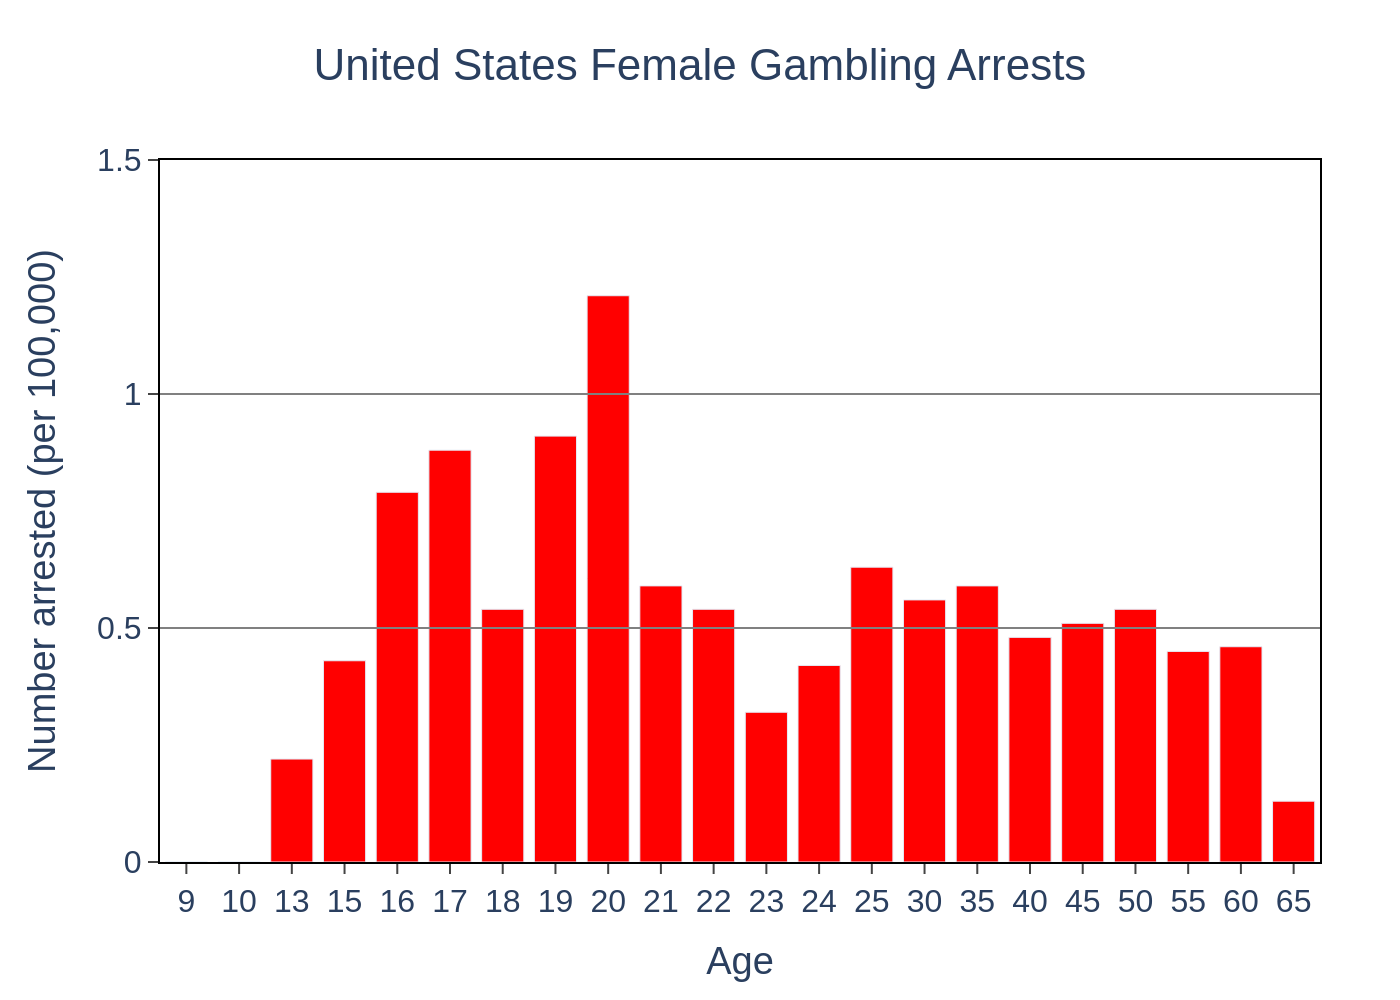

Reproduce this figure in Python.
import sys
import json
from pathlib import Path
import plotly.graph_objects as go

def main():
    if len(sys.argv) != 2:
        print(f"Usage: python {sys.argv[0]} <json_file_path>", file=sys.stderr)
        sys.exit(1)

    json_path = Path(sys.argv[1])
    if not json_path.is_file():
        print(f"Error: File not found at {json_path}", file=sys.stderr)
        sys.exit(1)

    with open(json_path, 'r', encoding='utf-8') as f:
        chart_info = json.load(f)

    data = chart_info['chart_data']
    texts = chart_info['texts']
    colors = chart_info['colors']

    categories = [d['category'] for d in data]
    values = [d['value'] for d in data]

    fig = go.Figure()

    fig.add_trace(go.Bar(
        x=categories,
        y=values,
        marker_color=colors[0],
        name=''
    ))

    fig.update_layout(
        title_text=texts['title'],
        title_x=0.5,
        xaxis_title=texts['x_axis_title'],
        yaxis_title=texts['y_axis_title'],
        font=dict(family="Arial", size=16),
        plot_bgcolor='white',
        showlegend=False,
        margin=dict(l=80, r=40, t=80, b=60),
        xaxis=dict(
            type='category',
            showline=True,
            linewidth=1,
            linecolor='black',
            mirror=True,
            ticks='outside'
        ),
        yaxis=dict(
            range=[0, 1.5],
            tickvals=[0, 0.5, 1.0, 1.5],
            showgrid=False,
            zeroline=False,
            showline=True,
            linewidth=1,
            linecolor='black',
            mirror=True,
            ticks='outside'
        )
    )

    fig.add_shape(type="line",
        xref="paper", yref="y",
        x0=0, y0=0.5, x1=1, y1=0.5,
        line=dict(color="grey", width=1)
    )
    fig.add_shape(type="line",
        xref="paper", yref="y",
        x0=0, y0=1.0, x1=1, y1=1.0,
        line=dict(color="grey", width=1)
    )

    output_filename = json_path.stem + ".png"
    fig.write_image(output_filename, scale=2)
    print(f"Chart saved to {output_filename}")

if __name__ == "__main__":
    main()
